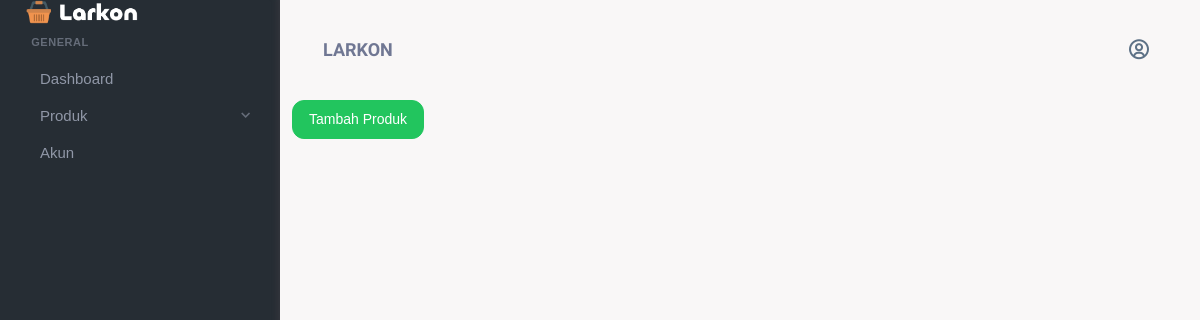
Page /Web/Admin/Admin/index.php on the earlier database version.
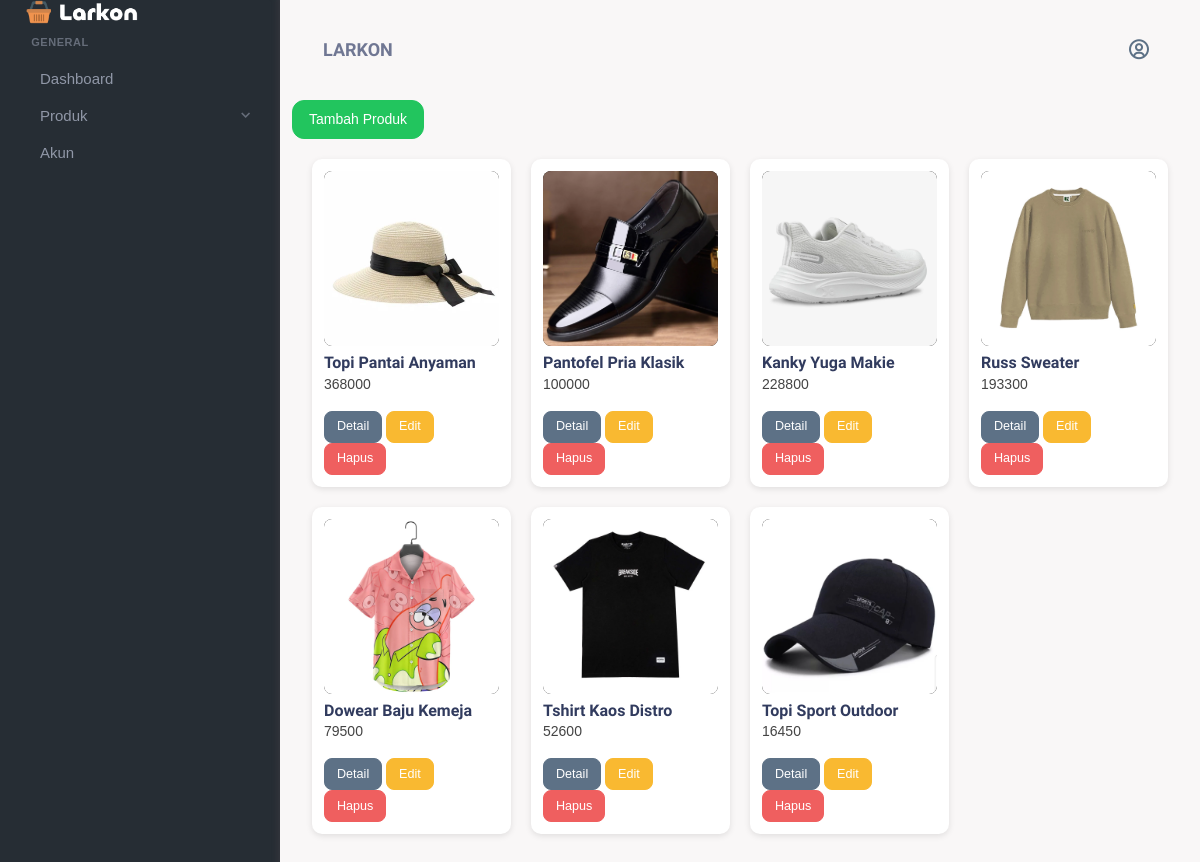
Same page on the later database version.
### tables this page shows
CREATE TABLE `data_produk` (
  `id_produk` varchar(11) NOT NULL,
  `nama_produk` varchar(200) NOT NULL,
  `id_kategori` varchar(11) NOT NULL,
  `jenis` varchar(100) NOT NULL,
  `harga` int(10) NOT NULL,
  `stok` int(10) NOT NULL,
  `deskripsi` text NOT NULL,
  `created_at` timestamp NOT NULL DEFAULT current_timestamp(),
  `updated_at` timestamp NOT NULL DEFAULT current_timestamp()
);

CREATE TABLE `foto_produk` (
  `id_foto` varchar(11) NOT NULL,
  `id_produk` varchar(11) NOT NULL,
  `foto` varchar(255) NOT NULL
);

### Web/Admin/Admin/Function/function.php (called while the page is built, shortened)
<?php
$host = "localhost";
$user = "root";
$password = "";
$dbname = "penjualan_online";
$conn = mysqli_connect ($host, $user, $password, $dbname);
function getAllData($table, $order = "")
{
    global $conn;
    $query = "SELECT * FROM $table $order";
    return $conn->query($query);
}
?>

### Web/Admin/Admin/Pages/Produk/produk.php (the view, shortened to what this page needs)
<?php
include 'Function/function.php';
$produk = getAllData("data_produk", "");
?>
<a class='btn btn-success' href="?pages=Tambahproduk">Tambah Produk</a>
<div class="product-container">
<?php
    foreach ($produk as $a => $p) {
    $foto = $conn->query("SELECT foto FROM foto_produk WHERE id_produk='{$p['id_produk']}' LIMIT 1");
    $f = $foto->fetch_assoc();
    $gambar = $f ? $f['foto'] : 'noimage.png';
    echo "<div class='product-card'>
    <div ><img src='assets/Images/produk/$gambar' class='product-image'>
    </div>
    <h3 class='product-name'>{$p['nama_produk']}</h3>
    <p class='product-price'>{$p['harga']}</p>
    <a class='btn btn-secondary btn-sm' href='?pages=dproduk&id={$p['id_produk']}''>Detail</a>
    <a class='btn btn-warning btn-sm' href='?pages=Editproduk&id={$p['id_produk']}'>Edit</a>
    <button class='btn btn-danger btn-sm'
    data-bs-toggle='modal'
    data-bs-target='#modalHapus'
    data-id='{$p['id_produk']}'>
    Hapus
    </button>
    </div>";
    }
?>
</div>

Differences in the rows shown:
added data_produk: foto_produk.foto (picture), nama_produk "Topi Pantai Anyaman", harga "368000"
added data_produk: foto_produk.foto (picture), nama_produk "Pantofel Pria Klasik", harga "100000"
added data_produk: foto_produk.foto (picture), nama_produk "Kanky Yuga Makie", harga "228800"
added data_produk: foto_produk.foto (picture), nama_produk "Russ Sweater", harga "193300"
added data_produk: foto_produk.foto (picture), nama_produk "Dowear Baju Kemeja", harga "79500"
added data_produk: foto_produk.foto (picture), nama_produk "Tshirt Kaos Distro", harga "52600"
added data_produk: foto_produk.foto (picture), nama_produk "Topi Sport Outdoor", harga "16450"
